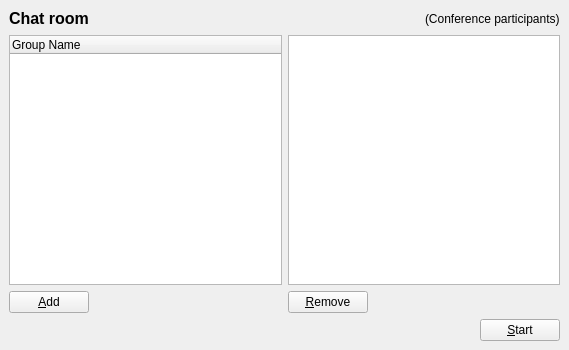
<ui version="4.0" >
 <author></author>
 <comment></comment>
 <exportmacro></exportmacro>
 <class>Form</class>
 <widget class="QWidget" name="Form" >
  <property name="geometry" >
   <rect>
    <x>0</x>
    <y>0</y>
    <width>569</width>
    <height>350</height>
   </rect>
  </property>
  <property name="windowTitle" >
   <string>Chat room</string>
  </property>
  <layout class="QGridLayout" >
   <property name="margin" >
    <number>9</number>
   </property>
   <property name="spacing" >
    <number>6</number>
   </property>
   <item row="1" column="1" >
    <widget class="QListWidget" name="inviteListWidget" >
     <property name="selectionMode" >
      <enum>QAbstractItemView::MultiSelection</enum>
     </property>
    </widget>
   </item>
   <item row="0" column="0" colspan="2" >
    <layout class="QHBoxLayout" >
     <property name="margin" >
      <number>0</number>
     </property>
     <property name="spacing" >
      <number>6</number>
     </property>
     <item>
      <widget class="QLabel" name="label" >
       <property name="text" >
        <string>&lt;html>&lt;head>&lt;meta name="qrichtext" content="1" />&lt;/head>&lt;body style=" white-space: pre-wrap; font-family:MS Shell Dlg; font-size:8.25pt; font-weight:400; font-style:normal; text-decoration:none;">&lt;p style=" margin-top:0px; margin-bottom:0px; margin-left:0px; margin-right:0px; -qt-block-indent:0; text-indent:0px;">&lt;span style=" font-size:12pt; font-weight:600;">Chat room&lt;/span>&lt;/p>&lt;/body>&lt;/html></string>
       </property>
      </widget>
     </item>
     <item>
      <spacer>
       <property name="orientation" >
        <enum>Qt::Horizontal</enum>
       </property>
       <property name="sizeHint" >
        <size>
         <width>40</width>
         <height>20</height>
        </size>
       </property>
      </spacer>
     </item>
     <item>
      <widget class="QLabel" name="label_2" >
       <property name="text" >
        <string>(Conference participants)</string>
       </property>
      </widget>
     </item>
    </layout>
   </item>
   <item row="2" column="1" >
    <layout class="QHBoxLayout" >
     <property name="margin" >
      <number>0</number>
     </property>
     <property name="spacing" >
      <number>6</number>
     </property>
     <item>
      <widget class="QPushButton" name="removePushButton" >
       <property name="text" >
        <string>&amp;Remove</string>
       </property>
      </widget>
     </item>
     <item>
      <spacer>
       <property name="orientation" >
        <enum>Qt::Horizontal</enum>
       </property>
       <property name="sizeHint" >
        <size>
         <width>40</width>
         <height>20</height>
        </size>
       </property>
      </spacer>
     </item>
    </layout>
   </item>
   <item row="3" column="1" >
    <layout class="QHBoxLayout" >
     <property name="margin" >
      <number>0</number>
     </property>
     <property name="spacing" >
      <number>6</number>
     </property>
     <item>
      <spacer>
       <property name="orientation" >
        <enum>Qt::Horizontal</enum>
       </property>
       <property name="sizeHint" >
        <size>
         <width>171</width>
         <height>20</height>
        </size>
       </property>
      </spacer>
     </item>
     <item>
      <widget class="QPushButton" name="startPushButton" >
       <property name="text" >
        <string>&amp;Start</string>
       </property>
      </widget>
     </item>
    </layout>
   </item>
   <item rowspan="2" row="1" column="0" >
    <layout class="QVBoxLayout" >
     <property name="margin" >
      <number>0</number>
     </property>
     <property name="spacing" >
      <number>6</number>
     </property>
     <item>
      <widget class="QTreeWidget" name="contactListTreeWidget" >
       <property name="selectionMode" >
        <enum>QAbstractItemView::MultiSelection</enum>
       </property>
       <column>
        <property name="text" >
         <string>Group Name</string>
        </property>
       </column>
      </widget>
     </item>
     <item>
      <layout class="QHBoxLayout" >
       <property name="margin" >
        <number>0</number>
       </property>
       <property name="spacing" >
        <number>6</number>
       </property>
       <item>
        <widget class="QPushButton" name="addPushButton" >
         <property name="text" >
          <string>&amp;Add</string>
         </property>
        </widget>
       </item>
       <item>
        <spacer>
         <property name="orientation" >
          <enum>Qt::Horizontal</enum>
         </property>
         <property name="sizeHint" >
          <size>
           <width>170</width>
           <height>20</height>
          </size>
         </property>
        </spacer>
       </item>
      </layout>
     </item>
    </layout>
   </item>
  </layout>
 </widget>
 <pixmapfunction></pixmapfunction>
 <tabstops>
  <tabstop>contactListTreeWidget</tabstop>
  <tabstop>addPushButton</tabstop>
  <tabstop>inviteListWidget</tabstop>
  <tabstop>removePushButton</tabstop>
  <tabstop>startPushButton</tabstop>
 </tabstops>
 <resources/>
 <connections/>
</ui>
